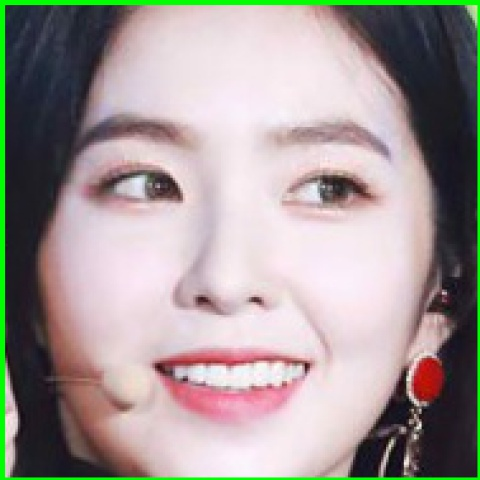
#> input picture dataset/TestingSet/1.52.jpg, 480 x 480 px, given as the content of the folder TestingSet/1.52.jpg, which was not available
$ python detect.py TestingSet/1.52.jpg   (older library calls are emulated)
#> lines starting #> are read from the running program, lines starting #| are printed output that depends on the picture; pictures that were not available may be replaced by others from this repository, and a replacement may not be noted
import cv2
import os
import sys
import glob

path = sys.argv[1]
print(path)

files = glob.glob(path + '/*.jpg')
i = 0
faceCascade = cv2.CascadeClassifier("haarcascade_frontalface_default.xml")
for f in files:
	images = cv2.imread(f,cv2.IMREAD_COLOR)
#> images is the input picture: shape (480, 480, 3); mean B, G, R 150.1, 152.8, 162.1
	gray = cv2.cvtColor(images, cv2.COLOR_BGR2GRAY)
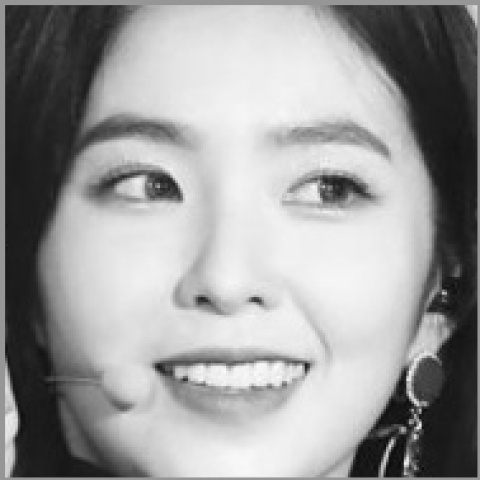
#> gray: shape (480, 480); min 6, max 253, mean 155.3
	faces = faceCascade.detectMultiScale(
	    	gray,
	    	scaleFactor=1.1,
	    	minNeighbors=5,
	    	minSize=(30, 30),
# 	        # flags = cv2.CV_HAAR_SCALE_IMAGE
	    )
#> faces = [[38, 37, 406, 406]]
	label = int(os.path.split(f)[1].split(".")[0])
	count = int(os.path.split(f)[1].split(".")[1])
	# print(str(label) + '.' + str(count))
	for face in faces:
		x, y, w, h = [ v for v in face ]
		cv2.rectangle(images, (x, y), (x+w, y+h), (0, 255, 0), 2)
		sub_face = images[y:y+h, x:x+w]
		img_scaled = cv2.resize(sub_face,(480, 480), interpolation = cv2.INTER_AREA)
		newdir = "Detected"
		# filename = str(label) + '.' + ''
		# str(label)+ '.' + str(count) + ".jpg"
		cv2.imwrite(os.path.join(newdir, str(face)+".jpg"),img_scaled)
		show = cv2.imshow("Images", img_scaled)
		show = cv2.imshow("Images", images)
		k = cv2.waitKey(1000)
		if k == 27:
			break
#> this loop made 1 pass; (key Esc is pressed on pass 1)
#> pass 1, `sub_face = images[y:y+h, x:x+w]`:
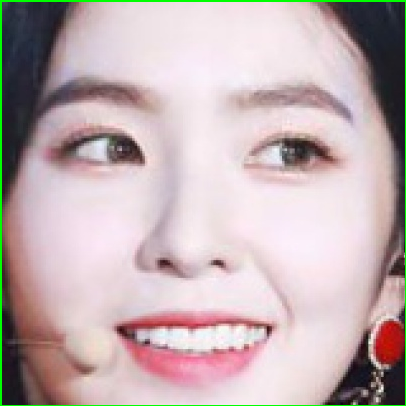
#> sub_face: shape (406, 406, 3); mean B, G, R 176.8, 175.6, 192.9
#> pass 1, `show = cv2.imshow("Images", images)`:
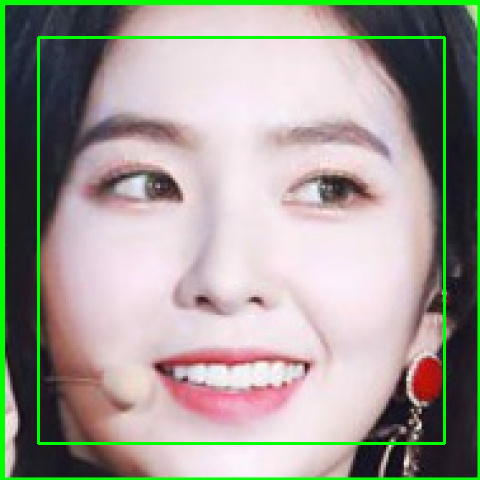
#> window 'Images': shape (480, 480, 3); mean B, G, R 148.1, 156.3, 159.9

$ run again, on dataset/TrainingSet/1.10.jpg
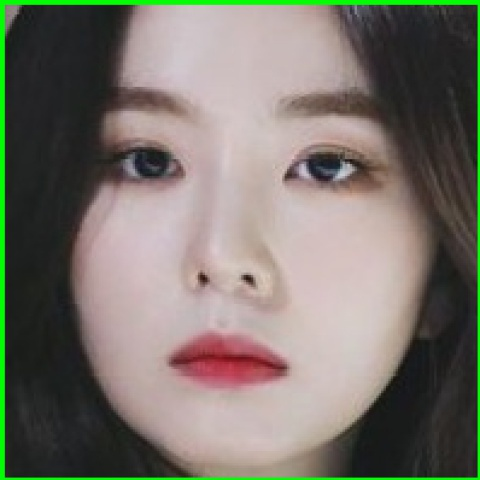
#> input picture dataset/TrainingSet/1.10.jpg, 480 x 480 px, given as the content of the folder TrainingSet/1.10.jpg, which was not available
#> images is the input picture: shape (480, 480, 3); mean B, G, R 107.1, 116.4, 121.1
#> faces = [[32, 38, 411, 411]]
#> the loop `for face in faces:` made 1 pass; (key Esc is pressed on pass 1)
#> pass 1, `sub_face = images[y:y+h, x:x+w]`:
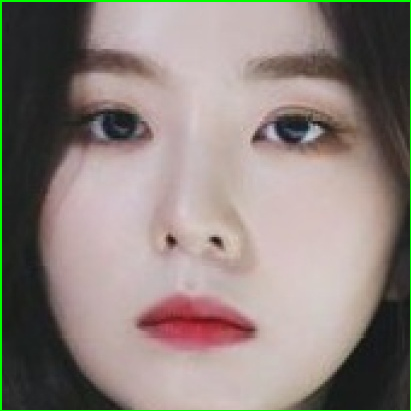
#> sub_face: shape (411, 411, 3); mean B, G, R 124.3, 130.1, 141.4
#> pass 1, `show = cv2.imshow("Images", images)`:
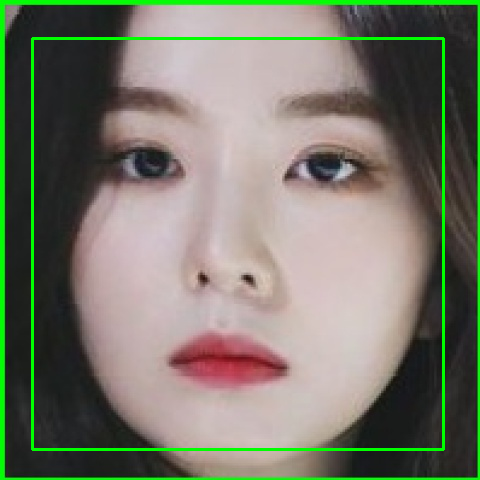
#> window 'Images': shape (480, 480, 3); mean B, G, R 105.6, 120.3, 119.5
